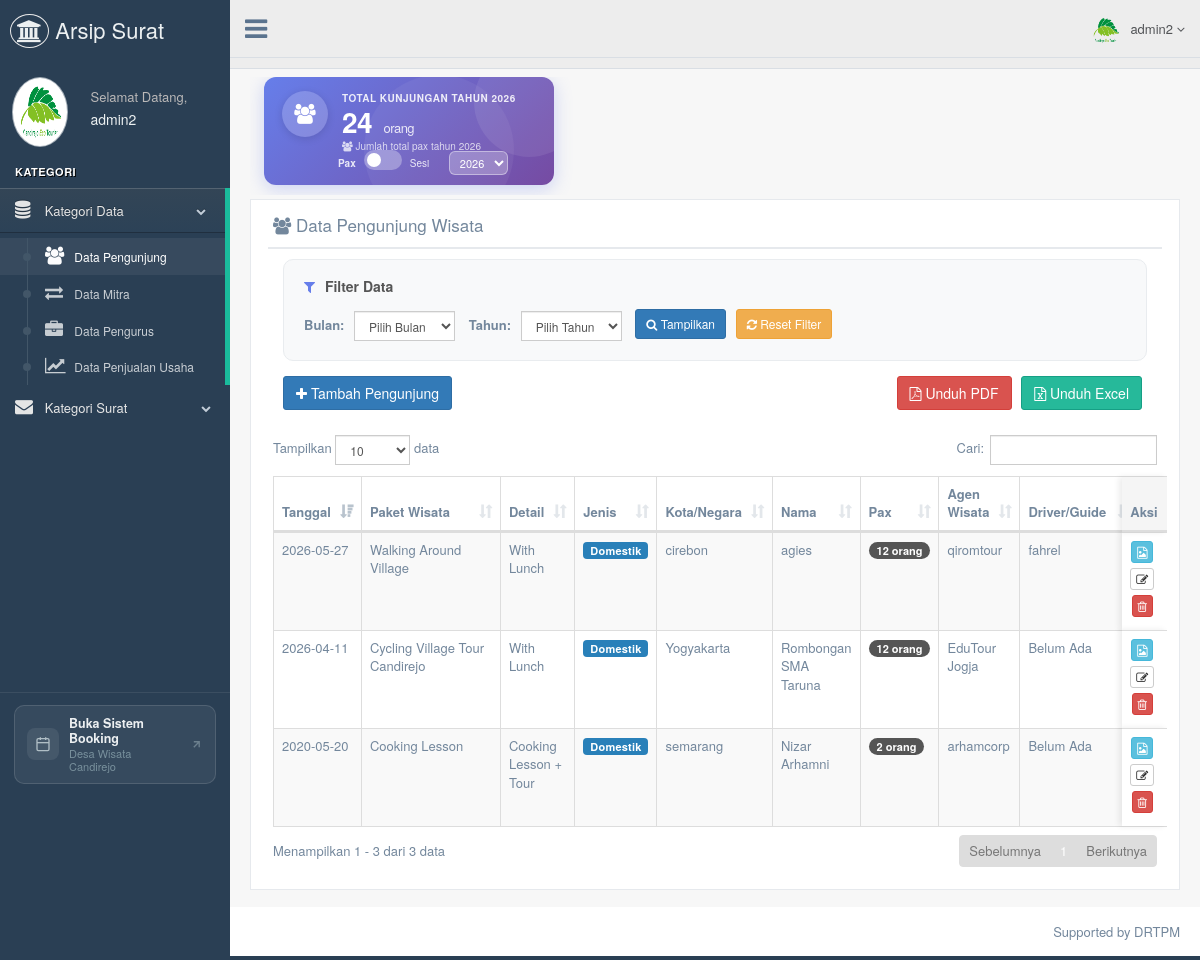
The page /admin/datapengunjung.php (signed in) on the database its author committed.
### tables this page shows
CREATE TABLE `tb_data_pengunjung` (
  `id` int(11) NOT NULL,
  `tanggal_kunjungan` date NOT NULL,
  `pilihan_paket_wisata` varchar(50) NOT NULL COMMENT 'Kode paket utama, misal: cycling_tour, meal_only, dll.',
  `opsi_makan_tour` enum('without_lunch','with_lunch') DEFAULT NULL COMMENT 'Opsi makan untuk paket tour (cycling, dokar, walking)',
  `jenis_makanan_paket` enum('breakfast','lunch','dinner') DEFAULT NULL COMMENT 'Jenis makanan untuk paket meal_only',
  `opsi_cooking_lesson` enum('lesson_only','lesson_with_tour') DEFAULT NULL COMMENT 'Opsi untuk paket cooking_lesson',
  `opsi_gamelan` varchar(50) DEFAULT NULL,
  `jenis_wisatawan` enum('Domestik','Mancanegara') NOT NULL,
  `kota` varchar(100) DEFAULT NULL,
  `negara` varchar(100) DEFAULT NULL,
  `nama` varchar(100) NOT NULL,
  `agen_wisata` varchar(100) DEFAULT NULL,
  `pax` int(11) DEFAULT 1,
  `driver_agent_guide` varchar(100) NOT NULL COMMENT 'Driver atau Agent Guide',
  `local_guide` varchar(100) NOT NULL COMMENT 'Local Guide',
  `foto` text DEFAULT NULL
);

### admin/datapengunjung.php (the view, shortened to what the rows shown need)
<!DOCTYPE html>
<html lang="en">
<head>
  <link href="../assets/vendors/bootstrap/dist/css/bootstrap.min.css" rel="stylesheet">
  <link href="../assets/vendors/font-awesome/css/font-awesome.min.css" rel="stylesheet">
  <link href="../assets/vendors/nprogress/nprogress.css" rel="stylesheet">
  <link href="../assets/vendors/iCheck/skins/flat/green.css" rel="stylesheet">
  <link href="../assets/vendors/datatables.net-bs/css/dataTables.bootstrap.min.css" rel="stylesheet">
  <link href="../assets/vendors/datatables.net-buttons-bs/css/buttons.bootstrap.min.css" rel="stylesheet">
  <link href="../assets/vendors/datatables.net-fixedheader-bs/css/fixedHeader.bootstrap.min.css" rel="stylesheet">
  <link href="../assets/vendors/datatables.net-responsive-bs/css/responsive.bootstrap.min.css" rel="stylesheet">
  <link href="../assets/vendors/datatables.net-scroller-bs/css/scroller.bootstrap.min.css" rel="stylesheet">
  <link href="../assets/build/css/custom.min.css" rel="stylesheet">
</head>
<body class="nav-md">
  <div class="container body">
    <div class="main_container">
      <?php
      include("sidebarmenu.php");
      ?>
      <?php
      include("header.php");
      ?>
      <div class="right_col" role="main">
        <div class="">
          <?php
          include '../koneksi/koneksi.php';
          ?>
          <div class="row">
            <div class="col-md-12 col-sm-12 col-xs-12">
              <div class="x_panel">
                <div class="x_title">
                  <h2><i class="fa fa-users"></i> Data Pengunjung Wisata</h2>
                </div>
                <div class="x_content">
                  <?php
                  $where = "WHERE 1=1";
                  $sql1   = "SELECT * FROM tb_data_pengunjung $where ORDER BY id DESC";
                  $query1 = mysqli_query($db, $sql1);
                  $total  = mysqli_num_rows($query1);
                  if ($total == 0) {
                    echo "<center><h2>Belum Ada Data Pengunjung</h2></center>";
                  } else { ?>
                  <table id="datatable" class="table table-striped table-bordered">
                    <thead>
                      <tr>
                        <th>Tanggal</th>
                        <th>Paket Wisata</th>
                        <th>Detail</th>
                        <th>Jenis</th>
                        <th>Kota/Negara</th>
                        <th>Nama</th>
                        <th>Pax</th>
                        <th>Agen Wisata</th>
                        <th>Driver/Guide</th>
                        <th>Local Guide</th>
                        <th>Aksi</th>
                      </tr>
                    </thead>
                    <tbody>
                      <?php
                        while ($data = mysqli_fetch_array($query1)) {
                          $paket_display = '';
                          switch($data['pilihan_paket_wisata']) {
                            case 'cycling_tour':
                              $paket_display = 'Cycling Village Tour Candirejo';
                              break;
                            case 'walking_tour':
                              $paket_display = 'Walking Around Village';
                              break;
                            case 'cooking_lesson':
                              $paket_display = 'Cooking Lesson';
                              break;
                          }
                          $detail_paket = '';
                          $paket_utama = $data['pilihan_paket_wisata'];
                          if (in_array($paket_utama, ['cycling_tour', 'dokar_tour', 'walking_tour']) && !empty($data['opsi_makan_tour'])) {
                            $detail_paket = ($data['opsi_makan_tour'] == 'with_lunch') ? 'With Lunch' : 'Without Lunch';
                          } elseif ($paket_utama == 'cooking_lesson' && !empty($data['opsi_cooking_lesson'])) {
                            $detail_paket = ($data['opsi_cooking_lesson'] == 'lesson_with_tour') ? 'Cooking Lesson + Tour' : 'Cooking Lesson Saja';
                          } elseif ($paket_utama == 'gamelan_class' && !empty($data['opsi_gamelan'])) {
                            $detail_paket = ($data['opsi_gamelan'] == 'with_lunch') ? 'With Lunch' : 'Without Lunch';
                          }
                          $lokasi = ($data['jenis_wisatawan'] == 'Domestik') ? $data['kota'] : $data['negara'];
                          $jenis = htmlspecialchars($data['jenis_wisatawan']);
                          $jenis_lower = strtolower($jenis);
                          if (strpos($jenis_lower, 'mancanegara') !== false) {
                            $badge_class = 'badge-mancanegara';
                          } elseif (strpos($jenis_lower, 'domestik') !== false) {
                            $badge_class = 'badge-domestik';
                          } elseif (strpos($jenis_lower, 'pelajar') !== false) {
                            $badge_class = 'badge-pelajar';
                          } else {
                            $badge_class = 'badge-lainnya';
                          }
                          $jenis_badge = '<span class="badge-jenis ' . $badge_class . '">' . $jenis . '</span>';
                          $pax_val = htmlspecialchars($data['pax']);
                          $pax_badge = '<span class="badge-pax">' . $pax_val . ' orang</span>';
                          $foto_html = '-';
                          if (!empty($data['foto'])) {
                            $foto_arr = json_decode($data['foto'], true);
                            if (is_array($foto_arr)) {
                              $foto_html = '';
                              foreach (array_slice($foto_arr, 0, 3) as $idx => $f) {
                                $foto_html .= '<img src="../admin/uploads/pengunjung/' . htmlspecialchars($f) . '" style="width:40px;height:40px;object-fit:cover;border-radius:4px;margin:1px;" title="Foto ' . ($idx+1) . '">';
                              }
                              if (count($foto_arr) > 3) $foto_html .= '<span style="font-size:11px;color:#888;">+' . (count($foto_arr)-3) . '</span>';
                            } else {
                              $foto_html = '<img src="../admin/uploads/pengunjung/' . htmlspecialchars($data['foto']) . '" style="max-width:60px;max-height:60px;border-radius:6px;">';
                            }
                          }
                          echo '<tr>
                              <td>' . htmlspecialchars($data['tanggal_kunjungan']) . '</td>
                              <td>' . $paket_display . '</td>
                              <td>' . $detail_paket . '</td>
                              <td>' . $jenis_badge . '</td>
                              <td>' . htmlspecialchars($lokasi ?? '-') . '</td>
                              <td>' . htmlspecialchars($data['nama']) . '</td>
                              <td>' . $pax_badge . '</td>
                              <td>' . htmlspecialchars($data['agen_wisata'] ?? '-') . '</td>
                              <td>' . htmlspecialchars($data['driver_agent_guide']) . '</td>
                              <td>' . htmlspecialchars($data['local_guide']) . '</td>
                              <td>' . $foto_html . '</td>
                              <td style="text-align:center;">
                                  <a href="detail-datapengunjung.php?id=' . urlencode($data['id']) . '"><button type="button" title="Detail" class="btn btn-info btn-xs"><i class="fa fa-file-image-o"></i></button></a><br>
                                  <a href="editpengunjung.php?id=' . urlencode($data['id']) . '"><button type="button" title="Edit" class="btn btn-default btn-xs"><i class="fa fa-edit"></i></button></a><br>
                                  <button type="button" title="Hapus" onclick="konfirmasiHapus(' . $data['id'] . ')" class="btn btn-danger btn-xs"><i class="fa fa-trash-o"></i></button>
                              </td>
                          </tr>';
                        }
                        ?>
                    </tbody>
                  </table>
                  <?php } ?>
                </div>
              </div>
            </div>
          </div>
        </div>
      </div>
    </div>
  </div>
</body>
</html>

### admin/sidebarmenu.php (shortened to what the rows shown need)
<?php
include '../koneksi/koneksi.php';
$sql = "SELECT * FROM tb_admin WHERE id_admin='" . $_SESSION['id'] . "'";
$query = mysqli_query($db, $sql);
$admin_login = mysqli_fetch_array($query);
?>
<div class="col-md-3 left_col">
  <div class="left_col scroll-view" style="display: flex; flex-direction: column; height: 100vh;">
    <div class="profile clearfix">
      <div class="profile_pic">
        <img src="images/<?php echo htmlspecialchars($admin_login['gambar']); ?>" height="70" width="85" alt="" class="img-circle profile_img">
      </div>
      <div class="profile_info">
        <h2><?php echo htmlspecialchars($_SESSION['nama']); ?></h2>
      </div>
    </div>
    <br />
  </div>
</div>

### admin/header.php (shortened to what the rows shown need)
<?php
include '../koneksi/koneksi.php';
$sql  		= "SELECT * FROM tb_admin where id_admin='".$_SESSION['id']."'";
$query  	= mysqli_query($db, $sql);
$admin_login = mysqli_fetch_array($query);
?>
        <div class="top_nav">
          <div class="nav_menu">
            <nav>
              <ul class="nav navbar-nav navbar-right">
                <li class="">
                  <a href="javascript:;" class="user-profile dropdown-toggle" data-toggle="dropdown" aria-expanded="false">
                    <img src="images/<?php echo $admin_login['gambar']; ?>" alt=""><?php echo $_SESSION['nama'];?>
                    <span class=" fa fa-angle-down"></span>
                  </a>
                </li>
              </ul>
            </nav>
          </div>
        </div>

### rows shown on the page
tb_data_pengunjung: tanggal_kunjungan "2026-05-27", pilihan_paket_wisata "Walking Around Village", opsi_makan_tour "With Lunch", jenis_wisatawan "Domestik", kota "cirebon", nama "agies", pax "12", agen_wisata "qiromtour", driver_agent_guide "fahrel"
tb_data_pengunjung: tanggal_kunjungan "2026-04-11", pilihan_paket_wisata "Cycling Village Tour Candirejo", opsi_makan_tour "With Lunch", jenis_wisatawan "Domestik", kota "Yogyakarta", nama "Rombongan SMA Taruna", pax "12", agen_wisata "EduTour Jogja", driver_agent_guide "Belum Ada"
tb_data_pengunjung: tanggal_kunjungan "2020-05-20", pilihan_paket_wisata "Cooking Lesson", opsi_cooking_lesson "Cooking Lesson + Tour", jenis_wisatawan "Domestik", kota "semarang", nama "Nizar Arhamni", pax "2", agen_wisata "arhamcorp", driver_agent_guide "Belum Ada"

### other values the page prints
$_SESSION['nama'] "admin2"
$tahun_card "2026"
$total_pax "24"
form field value "2026"
